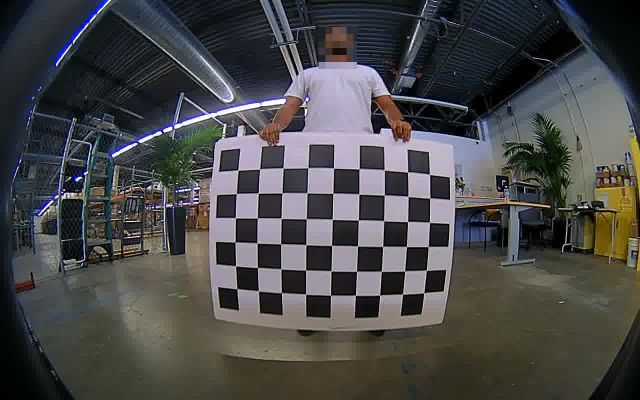
//> input picture vpi/11-fisheye/fisheye/image-001.jpg, 1280 x 800 px (shown at 1/2 size)
$ ./cv_test ../../vpi/11-fisheye/fisheye/image-001.jpg   (built with g++ and OpenCV 4)
//> lines starting //> are read from the running program, lines starting //| are printed output that depends on the picture; after the words box and inside, x2 and y2 are one past the last pixel; in counts of white or black regions, pixels touching at a corner belong together
#include <stdio.h>
#include <stdint.h>
#include <opencv2/opencv.hpp>
// #include <opencv2/highgui.hpp>
// #include <opencv2/imgproc.hpp>
#include <iostream>

struct EventData
{
	EventData() : shouldStop(false), pause(false), showPointCloud(false) {}

	bool shouldStop;
	bool pause;
	bool showPointCloud;
};

static void eventCallback(void *eventData, char key)
{
	EventData *data = static_cast<EventData *>(eventData);

	if (key == 'a')
	{
		data->shouldStop = true;
	}
	else if (key == 's')
	{
		data->pause = !data->pause;
	}
	else if (key == 'p')
	{
		data->showPointCloud = !data->showPointCloud;
	}
}

int main(int argc, char **argv)
{
	cv::namedWindow("window", cv::WINDOW_NORMAL);
	// cv::setWindowProperty("window", cv::WND_PROP_FULLSCREEN, cv::WINDOW_FULLSCREEN);
	cv::Mat src, dst;
	src = cv::imread(argv[1], 1);
//> src is the input picture: 800 rows x 1280 cols, CV_8UC3; mean B, G, R 73.3, 73, 73.1
	if (argc != 2 || !src.data)
	{
		printf("No image data \n");
		return -1;
	}

	// Check the relationship between InputArray, Mat and std::vector
	{

		float d[17 * 2];
		cv::Mat test(17, 2, CV_32FC1, d);
		for (int i = 0; i < 17 * 2; i++)
		{
			((float *)test.data)[i] = 0.1 * i;
		}
		// std::cout << " ==== " << test << std::endl;

		cv::Mat another = ((cv::InputArray)test).getMat();
		// std::cout << " **** " << another << std::endl;
		another.at<float>(16, 0) = 0;
		another.at<float>(16, 1) = -1e4;

		// [5 lines of commented-out code are left out]

		cv::Point2f *data = (cv::Point2f *)test.data;
		std::vector<cv::Point2f> input;
		std::vector<cv::Point2f> output;
		input.assign(data, data + 17);
		input[16].x = -1;
		// [6 lines of commented-out code are left out]

		for (int i = 0; i < 17 * 2; i++)
		{
			std::cout << d[i] << std::endl;
		}
		std::cout << sizeof(output) << "=---=" << sizeof(input) << std::endl;
	}

	cv::cvtColor(src, dst, cv::COLOR_BGR2RGB);
	EventData eventData;
	std::cout << dst.cols << " " << dst.rows << std::endl;
//| 1280 800
	dst.adjustROI(-50, -50, -50, -50);
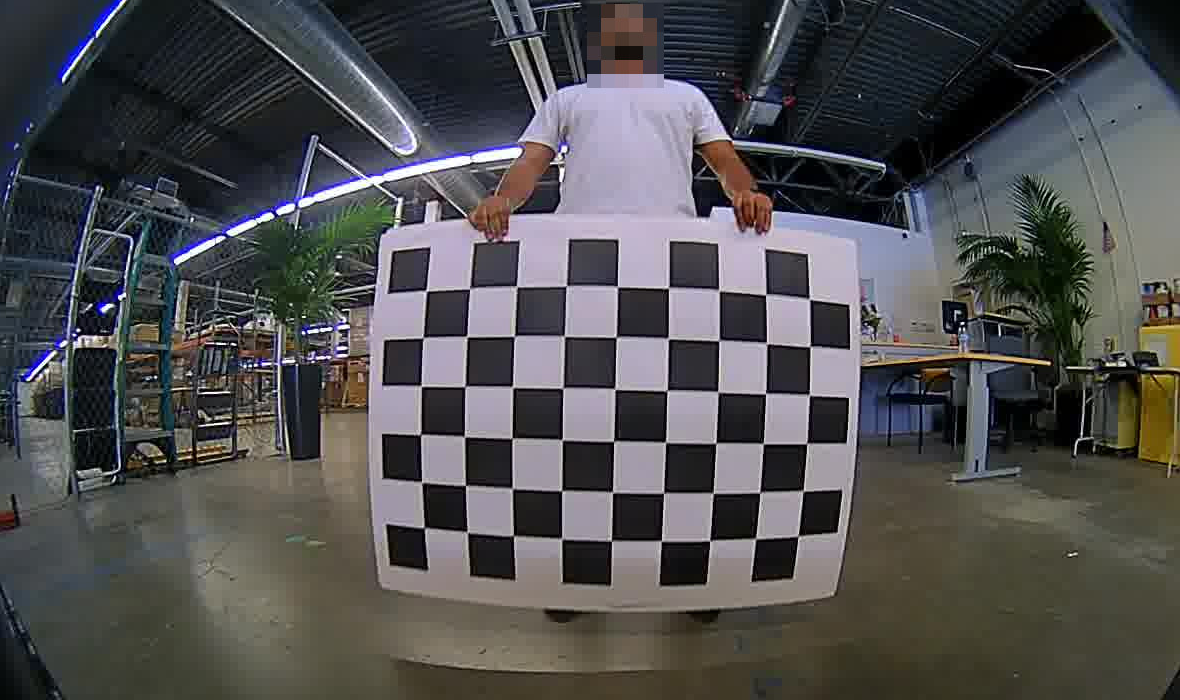
//> dst: 700 rows x 1180 cols, CV_8UC3; mean R, G, B 79.9, 79.2, 80.4
	std::cout << dst.cols << " " << dst.rows << std::endl;
//| 1180 700
	dst.adjustROI(50, 50, 50, 50);

	int winsize = 32;

	int row = static_cast<int>(round(40) / winsize);
	int col = static_cast<int>(round(40) / winsize);

	int offset_x = 0, offset_y = 0;
	// offset_x = (src.cols - src.cols/winsize*winsize)/2;
	// offset_y = (src.rows - src.rows/winsize*winsize)/2;
	std::cout << ceil((float)src.cols / winsize) << " ===== " << ceil((float)src.rows / winsize) << std::endl;
//| 40 ===== 25
	// std::cout << static_cast<int>(round(479.0) / winsize) << " ----- " << static_cast<int>(round(43.5) / winsize) << std::endl;

	for (int i = 0; i <= src.cols / winsize; i++)
	{
		cv::line(src, cv::Point(winsize * i + offset_x, 0), cv::Point(winsize * i + offset_x, src.rows), cv::Scalar(0, 255, 0));
	}
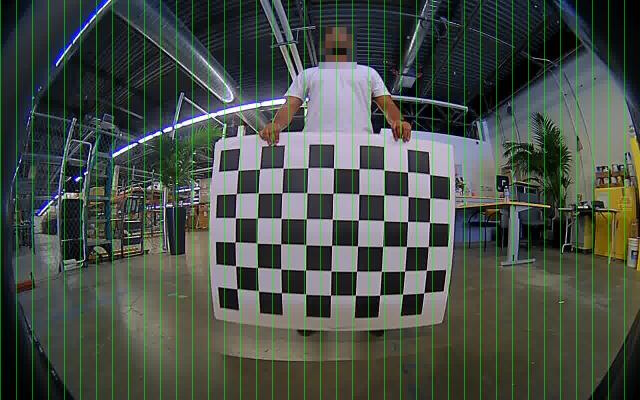
//> src: 800 rows x 1280 cols, CV_8UC3 (shown at 1/2 size); 3.12% of pixels changed, all inside (x1, y1, x2, y2) = (0, 0, 1249, 800)
	for (int i = 0; i <= src.rows / winsize; i++)
	{
		cv::line(src, cv::Point(0, winsize * i + offset_y), cv::Point(src.cols, winsize * i + offset_y), cv::Scalar(0, 255, 0));
	}
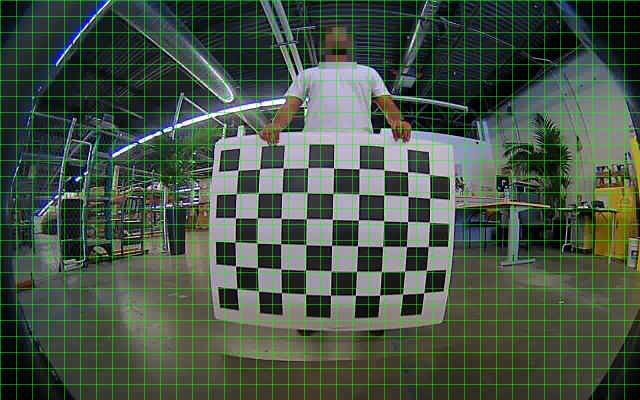
//> src: 800 rows x 1280 cols, CV_8UC3 (shown at 1/2 size); 3.03% of pixels changed, all inside (x1, y1, x2, y2) = (1, 0, 1280, 769)

	cv::Mat mask = cv::Mat::zeros(src.rows, src.cols, src.type());
	std::vector<cv::Point> pts;
	pts.push_back(cv::Point(336,0));
	pts.push_back(cv::Point(480,0));
	pts.push_back(cv::Point(480,192));
	pts.push_back(cv::Point(336,192));

	cv::fillConvexPoly(mask, pts, cv::Scalar(0xff, 0xff, 0xff));
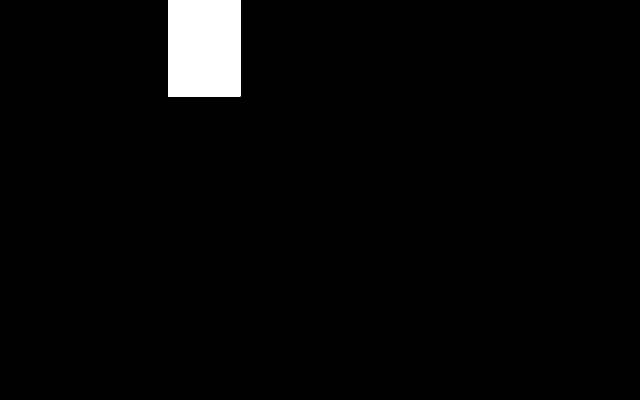
//> mask: 800 rows x 1280 cols, CV_8UC3 (shown at 1/2 size); 2.7% white; 1 white region, box (x1, y1, x2, y2) and area: (336, 0, 481, 193) 27985

	cv::bitwise_and	(src,mask,src);
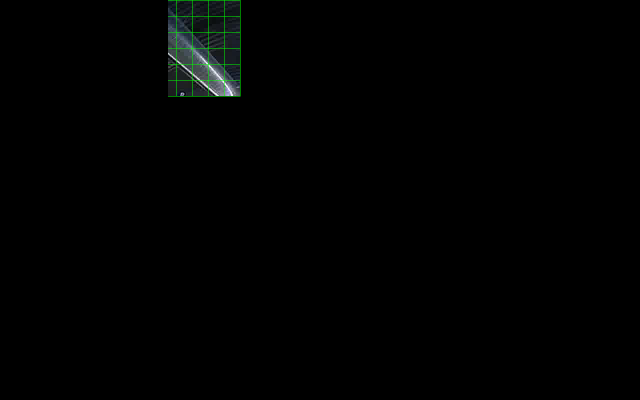
//> src: 800 rows x 1280 cols, CV_8UC3 (shown at 1/2 size); mean B, G, R 1.5, 1.8, 1.2

	while (1)
	{
		cv::imshow("window", src);
		int k = cv::waitKey(1);
//> the Esc key is pressed
		if (k == 27)
			break;
		// [5 lines of commented-out code are left out]
	}
	return 0;
}

$ run again, on vpi/11-fisheye/fisheye/image-003.jpg
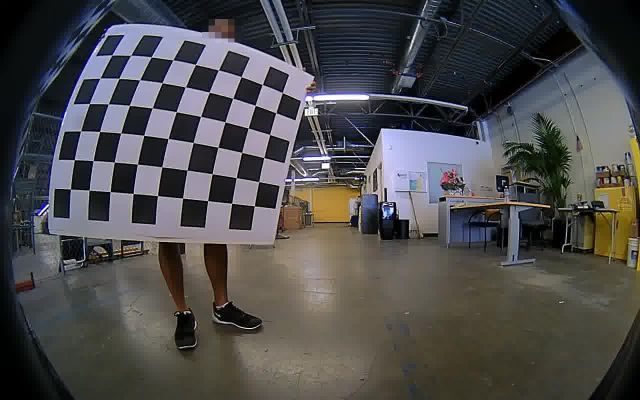
//> input picture vpi/11-fisheye/fisheye/image-003.jpg, 1280 x 800 px (shown at 1/2 size)
//> src is the input picture: 800 rows x 1280 cols, CV_8UC3; mean B, G, R 76.5, 75.9, 76.9
//| 1280 800
//| 1180 700
//| 40 ===== 25
//> after the loop `for (int i = 0; i <= src.rows / winsize; i++)`:
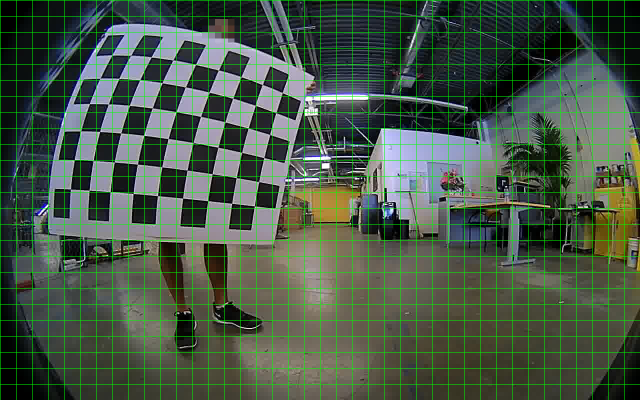
//> src: 800 rows x 1280 cols, CV_8UC3 (shown at 1/2 size); mean B, G, R 71.9, 87, 72.2
//> mask: 800 rows x 1280 cols, CV_8UC3; 2.7% white; 1 white region, box (x1, y1, x2, y2) and area: (336, 0, 481, 193) 27985
//> `cv::bitwise_and	(src,mask,src);`:
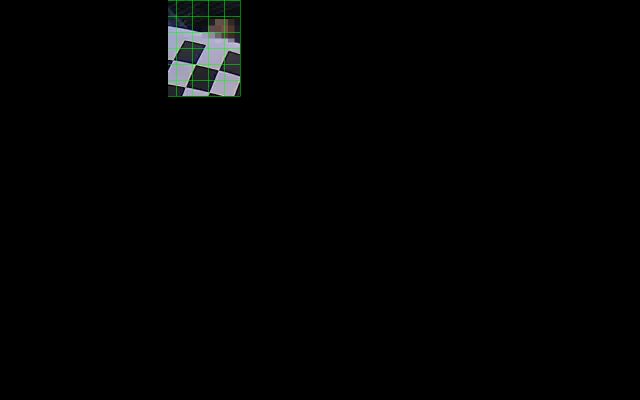
//> src: 800 rows x 1280 cols, CV_8UC3 (shown at 1/2 size); mean B, G, R 2.6, 2.8, 2.3

$ run again, on vpi/11-fisheye/fisheye/image-004.jpg
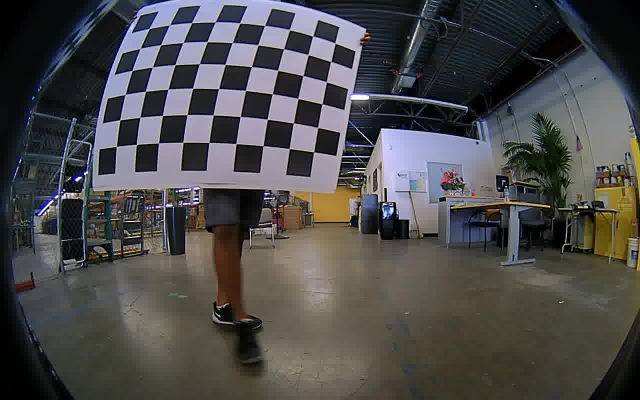
//> input picture vpi/11-fisheye/fisheye/image-004.jpg, 1280 x 800 px (shown at 1/2 size)
//> src is the input picture: 800 rows x 1280 cols, CV_8UC3; mean B, G, R 75.5, 75.4, 76.3
//| 1280 800
//| 1180 700
//| 40 ===== 25
//> after the loop `for (int i = 0; i <= src.rows / winsize; i++)`:
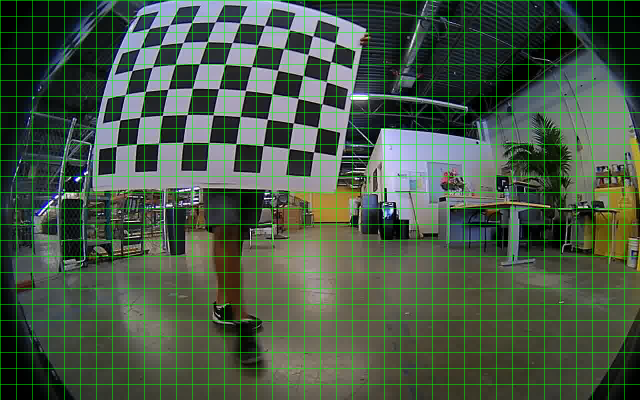
//> src: 800 rows x 1280 cols, CV_8UC3 (shown at 1/2 size); mean B, G, R 70.9, 86.5, 71.7
//> mask: 800 rows x 1280 cols, CV_8UC3; 2.7% white; 1 white region, box (x1, y1, x2, y2) and area: (336, 0, 481, 193) 27985
//> `cv::bitwise_and	(src,mask,src);`:
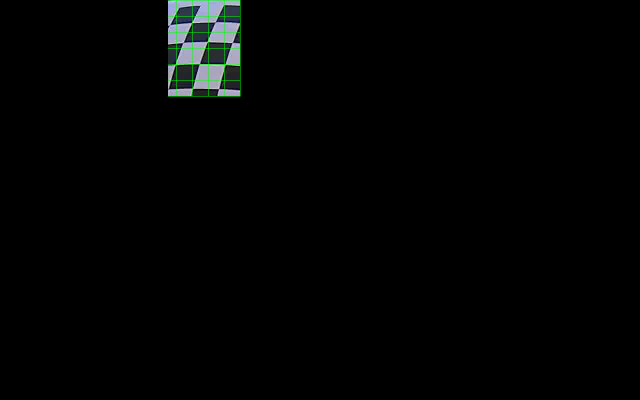
//> src: 800 rows x 1280 cols, CV_8UC3 (shown at 1/2 size); mean B, G, R 3.4, 3.3, 2.8

$ run again, on vpi/11-fisheye/fisheye/image-005.jpg
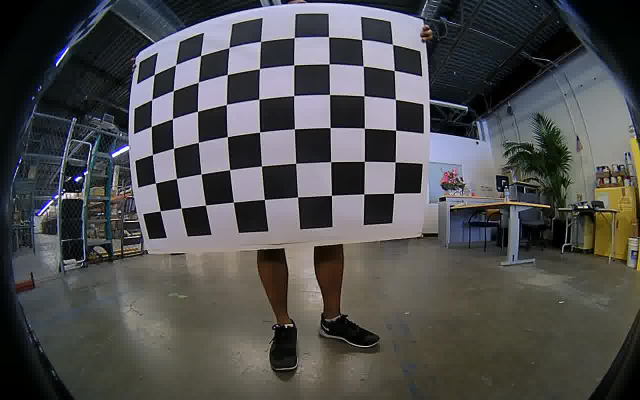
//> input picture vpi/11-fisheye/fisheye/image-005.jpg, 1280 x 800 px (shown at 1/2 size)
//> src is the input picture: 800 rows x 1280 cols, CV_8UC3; mean B, G, R 78.6, 78.1, 78.3
//| 1280 800
//| 1180 700
//| 40 ===== 25
//> after the loop `for (int i = 0; i <= src.rows / winsize; i++)`:
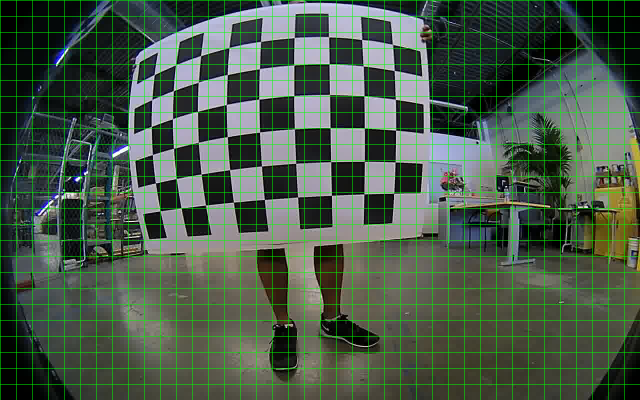
//> src: 800 rows x 1280 cols, CV_8UC3 (shown at 1/2 size); mean B, G, R 73.8, 89, 73.5
//> mask: 800 rows x 1280 cols, CV_8UC3; 2.7% white; 1 white region, box (x1, y1, x2, y2) and area: (336, 0, 481, 193) 27985
//> `cv::bitwise_and	(src,mask,src);`:
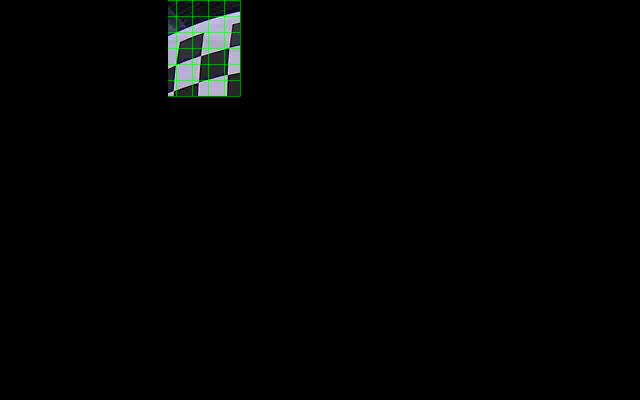
//> src: 800 rows x 1280 cols, CV_8UC3 (shown at 1/2 size); mean B, G, R 3, 3.1, 2.5
